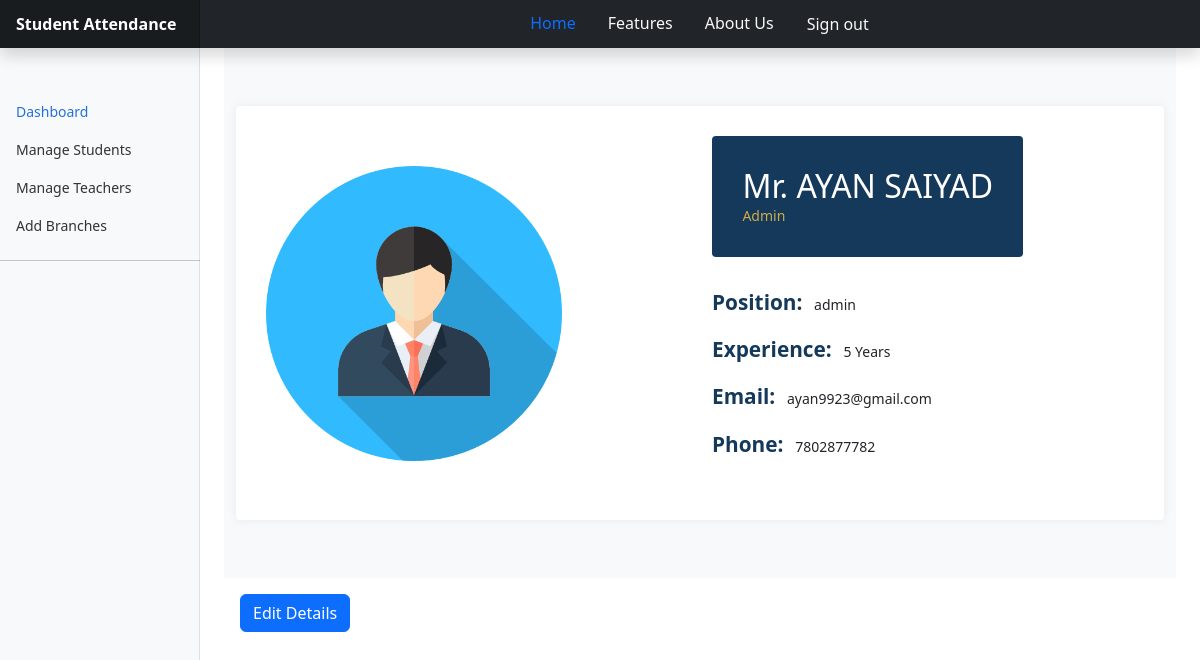
Page /Admin/dashboard.php (signed in) on the committed database.
### tables this page shows
CREATE TABLE `loginformadmin` (
  `user` bigint(255) DEFAULT NULL,
  `pass` text NOT NULL,
  `Name` varchar(50) DEFAULT NULL,
  `email` varchar(50) DEFAULT NULL,
  `phone` bigint(255) DEFAULT NULL,
  `experience` varchar(30) DEFAULT NULL
);

### Admin/dashboard.php (the view, shortened to what this page needs)
<?php
$host = "localhost";
$user = "root";
$password = "";
$db = "presentseek";
$db = mysqli_connect($host, $user, $password, $db);
$user = $_SESSION["user"];
$sql = "SELECT `Name`,`email`,`phone`,`experience` FROM `loginformadmin` WHERE `user`='" . $user . "';";
$result = mysqli_query($db, $sql);
$row = mysqli_fetch_assoc($result);
?>
<!doctype html>
<html lang="en">
<head>
  <link rel="stylesheet" href="https://cdnjs.cloudflare.com/ajax/libs/font-awesome/5.15.1/css/all.min.css">
  <link href="../CSS/bootstrap.min.css" rel="stylesheet">
  <link href="../CSS/dashboard.css" rel="stylesheet">
  <link href="../CSS/dash.css" rel="stylesheet">
  <link rel="stylesheet" href="../CSS/profile.css">
</head>
<body>
<header class="navbar navbar-dark sticky-top bg-dark flex-md-nowrap p-0 shadow">
<a class="navbar-brand col-md-3 col-lg-2 me-0 px-3 fs-6" href="#"><strong>Student Attendance</strong></a>
  <ul class="nav justify-content-center form-control form-control-dark w-100 rounded-0 border-0 p-0 bg-dark ">
    <li class="nav-item">
      <a class="nav-link active" href="./index.php">Home</a>
    </li>
    <li class="nav-item">
      <a class="nav-link text-light" href="../features.html">Features</a>
    </li>
    <li class="nav-item">
      <a class="nav-link text-light" href="../about.html">About Us</a>
    </li>
    <li>
      <a class="nav-link btn text-light" id="signout" onclick="signOut()">Sign out</a>
    </li>
  </ul>
</header>
  <div class="container-fluid">
    <div class="row">
      <nav id="sidebarMenu" class="col-md-3 col-lg-2 d-md-block bg-light sidebar collapse">
        <div class="position-sticky pt-3 sidebar-sticky">
          <ul class="nav flex-column">
            <li class="nav-item">
              <a class="nav-link active" href="./dashboard.php">
                Dashboard
              </a>
            </li>
            <li class="nav-item">
              <a class="nav-link" href="./manageStudents.php">
                Manage Students
              </a>
            </li>
            <li class="nav-item">
              <a class="nav-link" href="./manageTeachers.php">
                Manage Teachers
              </a>
            </li>
            <li class="nav-item">
              <a class="nav-link" href="./addBranches.php">
                Add Branches
              </a>
            </li>
          </ul>
          <hr>
        </div>
      </nav>
      <main class="col-md-9 ms-sm-auto col-lg-10 px-md-4">
        <section class="bg-light">
          <div class="container">
            <div class="row">
              <div class="col-lg-12 mb-4 mb-sm-5 mt-sm-5">
                <div class="card card-style1 border-0">
                  <div class="card-body p-1-9 p-sm-2-3 p-md-6 p-lg-7">
                    <div class="row align-items-center">
                      <div class="col-lg-6 mb-4 mb-lg-0">
                        <img src="../images/admin.png" class="img-fluid" width="70%" alt="">
                      </div>
                      <div class="col-lg-6 px-xl-10">
                        <div class="bg-secondary d-lg-inline-block py-1-9 px-1-9 px-sm-6 mb-1-9 rounded">
                          <h3 class="h2 text-white mb-0">
                            <?php echo $row['Name']; ?>
                          </h3>
                          <span class="text-primary">
                            <?php echo 'Admin'; ?>
                          </span>
                        </div>
                        <ul class="list-unstyled mb-1-9">
                          <li class="mb-2 mb-xl-3 display-28"><span
                              class="display-26 text-secondary me-2 font-weight-600">Position:</span>
                            <?php echo 'admin'; ?>
                          </li>
                          <li class="mb-2 mb-xl-3 display-28"><span
                              class="display-26 text-secondary me-2 font-weight-600">Experience:</span>
                            <?php echo $row['experience']; ?>
                          </li>
                          <li class="mb-2 mb-xl-3 display-28"><span
                              class="display-26 text-secondary me-2 font-weight-600">Email:</span>
                            <?php echo $row['email']; ?>
                          </li>
                          <li class="display-28"><span
                              class="display-26 text-secondary me-2 font-weight-600">Phone:</span>
                            <?php echo $row['phone']; ?>
                          </li>
                        </ul>
                      </div>
                    </div>
                  </div>
                </div>
              </div>
        </section>
        <button type="button" class="btn btn-primary m-3" data-bs-toggle="modal" data-bs-target="#exampleModal"
          data-bs-whatever="@mdo">Edit Details</button>
      </main>
    </div>
  </div>
</body>
</html>

### CSS/dashboard.css (style rules this page uses)
body { font-size: .875rem; }
.sidebar { position: fixed; top: 0; bottom: 0; left: 0; z-index: 100; padding: 48px 0 0; box-shadow: inset -1px 0 0 rgba(0, 0, 0, .1); }
.sidebar-sticky { height: calc(100vh - 48px); overflow-x: hidden; overflow-y: auto; }
.sidebar .nav-link { font-weight: 500; color: #333; }
.sidebar .nav-link.active { color: #2470dc; }
.navbar-brand { padding-top: .75rem; padding-bottom: .75rem; background-color: rgba(0, 0, 0, .25); box-shadow: inset -1px 0 0 rgba(0, 0, 0, .25); }
.navbar .form-control { padding: .75rem 1rem; }
.form-control-dark { color: #fff; background-color: rgba(255, 255, 255, .1); border-color: rgba(255, 255, 255, .1); }

### CSS/profile.css (style rules this page uses)
.card-style1 { box-shadow: 0px 0px 10px 0px rgb(89 75 128 / 9%); }
.border-0 { border: 0 !important; }
.card { position: relative; display: flex; flex-direction: column; min-width: 0; word-wrap: break-word; background-color: #fff; background-clip: border-box; border: 1px solid rgba(0, 0, 0, .125); border-radius: 0.25rem; }
section { padding: 10px 0; overflow: hidden; background: #fff; }
.text-primary { color: #ceaa4d !important; }
.text-secondary { color: #15395A !important; }
.font-weight-600 { font-weight: 600; }
.display-26 { font-size: 1.3rem; }
@media screen and (min-width: 992px) { .p-lg-7 { padding: 4rem; } }
@media screen and (min-width: 768px) { .p-md-6 { padding: 3.5rem; } }
@media screen and (min-width: 576px) { .p-sm-2-3 { padding: 2.3rem; } }
.p-1-9 { padding: 1.9rem; }
.bg-secondary { background: #15395A !important; }
@media screen and (min-width: 576px) { .pe-sm-6, .px-sm-6 { padding-right: 3.5rem; } }
@media screen and (min-width: 576px) { .ps-sm-6, .px-sm-6 { padding-left: 3.5rem; } }
.pe-1-9, .px-1-9 { padding-right: 1.9rem; }
.ps-1-9, .px-1-9 { padding-left: 1.9rem; }
.pb-1-9, .py-1-9 { padding-bottom: 1.9rem; }
.pt-1-9, .py-1-9 { padding-top: 1.9rem; }
.mb-1-9, .my-1-9 { margin-bottom: 1.9rem; }
@media (min-width: 992px) { .d-lg-inline-block { display: inline-block !important; } }
.rounded { border-radius: 0.25rem !important; }

### rows in the picture
loginformadmin: Name "Mr. AYAN SAIYAD", experience "5 Years", email "ayan9923@gmail.com", phone "7802877782"
